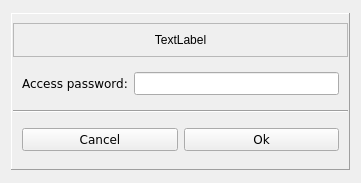
<?xml version="1.0" encoding="UTF-8"?>
<ui version="4.0">
 <class>Form</class>
 <widget class="QWidget" name="Form">
  <property name="geometry">
   <rect>
    <x>0</x>
    <y>0</y>
    <width>361</width>
    <height>183</height>
   </rect>
  </property>
  <property name="windowTitle">
   <string>Login</string>
  </property>
  <property name="autoFillBackground">
   <bool>false</bool>
  </property>
  <layout class="QVBoxLayout" name="verticalLayout">
   <item>
    <widget class="QFrame" name="frame">
     <property name="frameShape">
      <enum>QFrame::NoFrame</enum>
     </property>
     <property name="frameShadow">
      <enum>QFrame::Raised</enum>
     </property>
     <layout class="QHBoxLayout" name="horizontalLayout">
      <property name="leftMargin">
       <number>0</number>
      </property>
      <property name="topMargin">
       <number>0</number>
      </property>
      <property name="rightMargin">
       <number>0</number>
      </property>
      <property name="bottomMargin">
       <number>0</number>
      </property>
      <item>
       <widget class="QFrame" name="frame_4">
        <property name="sizePolicy">
         <sizepolicy hsizetype="Preferred" vsizetype="Fixed">
          <horstretch>0</horstretch>
          <verstretch>0</verstretch>
         </sizepolicy>
        </property>
        <property name="frameShape">
         <enum>QFrame::Panel</enum>
        </property>
        <property name="frameShadow">
         <enum>QFrame::Raised</enum>
        </property>
        <layout class="QVBoxLayout" name="verticalLayout_2">
         <property name="leftMargin">
          <number>1</number>
         </property>
         <property name="rightMargin">
          <number>1</number>
         </property>
         <item>
          <widget class="QFrame" name="title_frame">
           <property name="sizePolicy">
            <sizepolicy hsizetype="Preferred" vsizetype="Fixed">
             <horstretch>0</horstretch>
             <verstretch>0</verstretch>
            </sizepolicy>
           </property>
           <property name="frameShape">
            <enum>QFrame::StyledPanel</enum>
           </property>
           <property name="frameShadow">
            <enum>QFrame::Raised</enum>
           </property>
           <property name="title" stdset="0">
            <bool>true</bool>
           </property>
           <layout class="QVBoxLayout" name="verticalLayout_3">
            <property name="leftMargin">
             <number>0</number>
            </property>
            <property name="topMargin">
             <number>9</number>
            </property>
            <property name="rightMargin">
             <number>0</number>
            </property>
            <item>
             <widget class="QLabel" name="workbook_label">
              <property name="autoFillBackground">
               <bool>false</bool>
              </property>
              <property name="text">
               <string>TextLabel</string>
              </property>
              <property name="alignment">
               <set>Qt::AlignCenter</set>
              </property>
              <property name="title" stdset="0">
               <bool>true</bool>
              </property>
             </widget>
            </item>
           </layout>
          </widget>
         </item>
         <item>
          <widget class="QFrame" name="frame_2">
           <property name="sizePolicy">
            <sizepolicy hsizetype="Preferred" vsizetype="Fixed">
             <horstretch>0</horstretch>
             <verstretch>0</verstretch>
            </sizepolicy>
           </property>
           <property name="frameShape">
            <enum>QFrame::NoFrame</enum>
           </property>
           <property name="frameShadow">
            <enum>QFrame::Raised</enum>
           </property>
           <layout class="QFormLayout" name="formLayout">
            <item row="0" column="0">
             <widget class="QLabel" name="label_2">
              <property name="font">
               <font>
                <family>Verdana</family>
               </font>
              </property>
              <property name="text">
               <string>Access password:</string>
              </property>
             </widget>
            </item>
            <item row="0" column="1">
             <widget class="QLineEdit" name="access_password_field">
              <property name="font">
               <font>
                <family>Verdana</family>
               </font>
              </property>
              <property name="echoMode">
               <enum>QLineEdit::Password</enum>
              </property>
             </widget>
            </item>
           </layout>
          </widget>
         </item>
         <item>
          <widget class="Line" name="line">
           <property name="orientation">
            <enum>Qt::Horizontal</enum>
           </property>
          </widget>
         </item>
         <item>
          <widget class="QFrame" name="frame_3">
           <property name="sizePolicy">
            <sizepolicy hsizetype="Preferred" vsizetype="Fixed">
             <horstretch>0</horstretch>
             <verstretch>0</verstretch>
            </sizepolicy>
           </property>
           <property name="frameShape">
            <enum>QFrame::NoFrame</enum>
           </property>
           <property name="frameShadow">
            <enum>QFrame::Raised</enum>
           </property>
           <layout class="QHBoxLayout" name="horizontalLayout_2">
            <item>
             <widget class="QPushButton" name="button_cancel">
              <property name="font">
               <font>
                <family>Verdana</family>
               </font>
              </property>
              <property name="text">
               <string>Cancel</string>
              </property>
             </widget>
            </item>
            <item>
             <widget class="QPushButton" name="button_ok">
              <property name="font">
               <font>
                <family>Verdana</family>
               </font>
              </property>
              <property name="text">
               <string>Ok</string>
              </property>
             </widget>
            </item>
           </layout>
          </widget>
         </item>
        </layout>
       </widget>
      </item>
     </layout>
    </widget>
   </item>
  </layout>
 </widget>
 <resources/>
 <connections/>
</ui>
